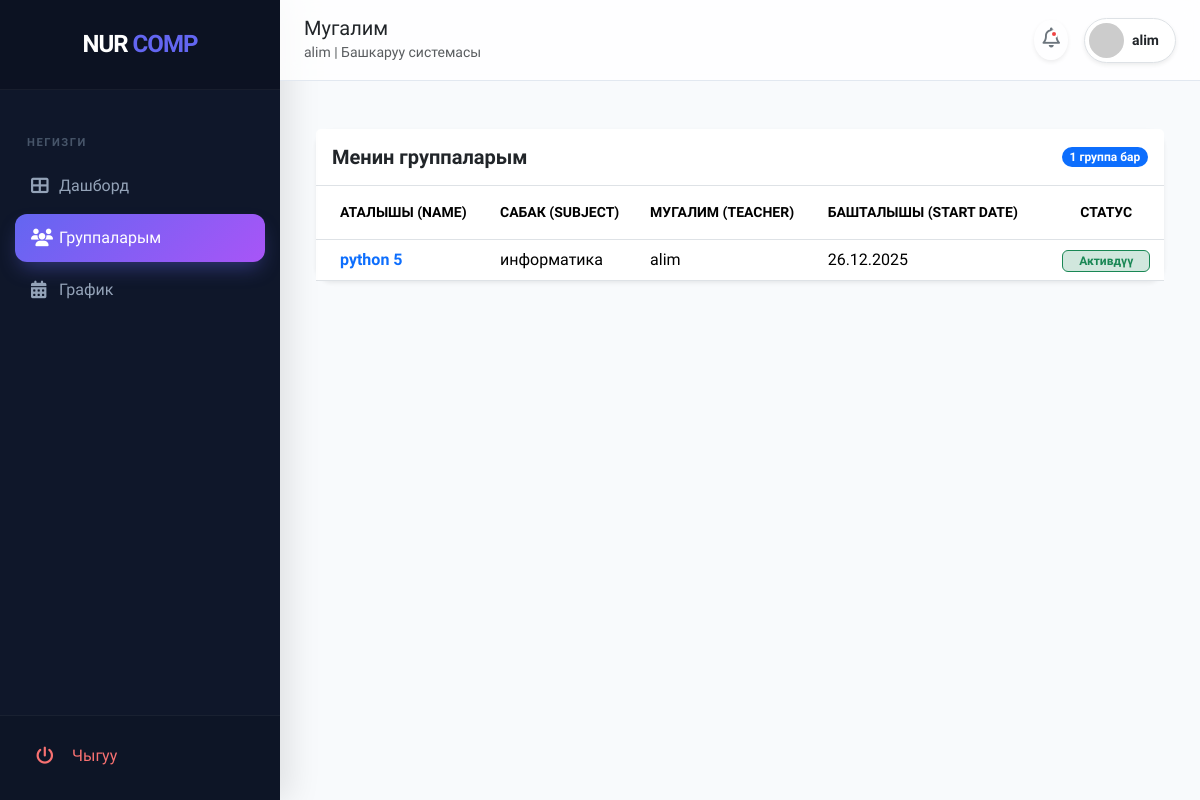
The app's page /teacher/groups/ (signed in) with its own data.
### nur_comp/models.py (models this page shows, shortened)
class Group(models.Model):
    name = models.CharField(max_length=50)
    teacher = models.ForeignKey(ListTeacher, on_delete=models.SET_NULL, null=True, blank=True)
    subject = models.ForeignKey(Subject, on_delete=models.CASCADE)
    start_date = models.DateField()
    is_active = models.BooleanField(default=True)

class Subject(models.Model):
    name = models.CharField(max_length=50, unique=True)
    category = models.ForeignKey(Category, on_delete=models.SET_NULL, null=True)

### teacher/views.py (the view)
# urls.py: path('groups/', views.teacher_groups, name='teacher_groups'), # Бул жер ката берип жаткан
@login_required
def teacher_groups(request):
    try:
        teacher_profile = request.user.listteacher
        groups = Group.objects.filter(teacher=teacher_profile)
    except:
        groups = []
    return render(request, 'teacher/groups.html', {'groups': groups})

### teacher/templates/teacher/groups.html
{% extends "base.html" %}
{% block content %}
<div class="container-fluid py-4">
    <div class="card shadow-sm border-0 rounded-4">
        <div class="card-header bg-white py-3 border-bottom d-flex justify-content-between align-items-center">
            <h5 class="fw-bold m-0 text-dark">Менин группаларым</h5>
            <span class="badge bg-primary rounded-pill">{{ groups.count }} группа бар</span>
        </div>
        <div class="card-body p-0">
            <div class="table-responsive">
                <table class="table table-hover align-middle mb-0">
                    <thead class="bg-light">
                        <tr>
                            <th class="ps-4 py-3 text-uppercase small fw-bold">Аталышы (Name)</th>
                            <th class="py-3 text-uppercase small fw-bold">Сабак (Subject)</th>
                            <th class="py-3 text-uppercase small fw-bold">Мугалим (Teacher)</th>
                            <th class="py-3 text-uppercase small fw-bold">Башталышы (Start Date)</th>
                            <th class="py-3 text-uppercase small fw-bold text-center">Статус</th>
                        </tr>
                    </thead>
                    <tbody>
                        {% for group in groups %}
                        <tr>
                            <td class="ps-4">
                                <div class="fw-bold text-primary">{{ group.name }}</div>
                            </td>
                            <td>{{ group.subject.name }}</td>
                            <td>{{ group.teacher.full_name|default:user.username }}</td>
                            <td>{{ group.start_date|date:"d.m.Y" }}</td>
                            <td class="text-center">
                                {% if group.is_active %}
                                    <span class="badge bg-success-subtle text-success border border-success px-3">Активдүү</span>
                                {% else %}
                                    <span class="badge bg-danger-subtle text-danger border border-danger px-3">Жабык</span>
                                {% endif %}
                            </td>
                        </tr>
                        {% empty %}
                        <tr>
                            <td colspan="5" class="text-center py-5 text-muted">Сизге азырынча группалар бекитиле элек.</td>
                        </tr>
                        {% endfor %}
                    </tbody>
                </table>
            </div>
        </div>
    </div>
</div>
{% endblock %}

### cours/templates/base.html (shortened to what this page needs)
<!DOCTYPE html>
<html lang="ky">
<head>
    <link href="https://cdn.jsdelivr.net/npm/bootstrap@5.3.3/dist/css/bootstrap.min.css" rel="stylesheet">
    <link rel="stylesheet" href="https://cdnjs.cloudflare.com/ajax/libs/font-awesome/6.5.2/css/all.min.css">
</head>
<body>
<div id="wrapper">
    <div id="sidebar-wrapper">
        <div class="sidebar-brand">
            <h4 class="text-white fw-bold m-0" style="letter-spacing: -1px;">
                NUR <span style="color: var(--primary-blue);">COMP</span>
            </h4>
        </div>
        <nav class="nav-menu">
            {% if user.is_superuser %}
                <div class="nav-label">Аналитика</div>
                <a href="{% url 'list_view' 'dashboard' %}" class="nav-link-custom {% if model_name == 'dashboard' %}active{% endif %}">
                    <i class="fas fa-chart-pie"></i> Дашборд
                </a>
                <a href="{% url 'list_view' 'analytics' %}" class="nav-link-custom {% if model_name == 'analytics' %}active{% endif %}">
                    <i class="fas fa-bolt"></i> Отчёттор
                </a>
                <a href="{% url 'list_view' 'branches' %}" class="nav-link-custom {% if model_name == 'branches' %}active{% endif %}">
                    <i class="fas fa-building"></i> Филиалдар
                </a>
                <div class="nav-label">Маалыматтарды Башкаруу</div>
                <a href="{% url 'list_view' 'teachers' %}" class="nav-link-custom {% if model_name == 'teachers' %}active{% endif %}">
                    <i class="fas fa-user-tie"></i> Мугалимдер
                </a>
                <a href="{% url 'list_view' 'students' %}" class="nav-link-custom {% if model_name == 'students' %}active{% endif %}">
                    <i class="fas fa-user-graduate"></i> Окуучулар
                </a>
                <a href="{% url 'list_view' 'groups' %}" class="nav-link-custom {% if model_name == 'groups' %}active{% endif %}">
                    <i class="fas fa-users"></i> Группалар
                </a>
                <a href="{% url 'list_view' 'subjects' %}" class="nav-link-custom {% if model_name == 'subjects' %}active{% endif %}">
                    <i class="fas fa-book"></i> Сабактар
                </a>
                <div class="nav-label">Система</div>
                <a href="{% url 'list_view' 'services' %}" class="nav-link-custom {% if model_name == 'services' %}active{% endif %}">
                    <i class="fas fa-concierge-bell"></i> Кызматтар
                </a>
                <a href="#" class="nav-link-custom">
                    <i class="fas fa-bell"></i> Билдирмелер
                </a>
            {% elif user.listteacher %}
                <div class="nav-label">Негизги</div>
                <a href="{% url 'teacher_dashboard' %}" class="nav-link-custom {% if 'teacher/dashboard' in request.path %}active{% endif %}">
                    <i class="fas fa-th-large"></i> Дашборд
                </a>
                <a href="{% url 'teacher_groups' %}" class="nav-link-custom {% if 'teacher/groups' in request.path %}active{% endif %}">
                    <i class="fas fa-users"></i> Группаларым
                </a>
                <a href="{% url 'teacher_schedule' %}" class="nav-link-custom {% if 'teacher/schedule' in request.path %}active{% endif %}">
                    <i class="fas fa-calendar-alt"></i> График
                </a>
            {% endif %}
        </nav>
        <div class="logout-box position-absolute bottom-0 w-100">
            <form action="{% url 'logout' %}" method="post">{% csrf_token %}
                <button type="submit" class="btn btn-link text-danger text-decoration-none w-100 text-start px-3 py-2 rounded-3 border-0 bg-transparent nav-link-custom" style="color: #f87171 !important;">
                    <i class="fas fa-power-off me-2"></i> Чыгуу
                </button>
            </form>
        </div>
    </div>
    <div id="page-content-wrapper">
        <nav class="navbar navbar-expand-lg navbar-light navbar-custom py-3 px-4 sticky-top">
            <div class="d-none d-md-block">
                <h5 class="fw-800 m-0 text-dark">
                    {% if user.is_superuser %}Администратор{% elif user.listteacher %}Мугалим{% else %}Окуучу{% endif %}
                </h5>
                <small class="text-muted">{{ user.username }} | Башкаруу системасы</small>
            </div>
            <div class="ms-auto d-flex align-items-center">
                <div class="dropdown me-3">
                    <button class="btn btn-white border-0 rounded-circle p-2 position-relative shadow-sm" type="button" data-bs-toggle="dropdown">
                        <i class="far fa-bell fs-5 text-secondary"></i>
                        <span class="notification-dot"></span>
                    </button>
                </div>
                <div class="d-flex align-items-center bg-white p-1 pe-3 rounded-pill shadow-sm border">
                    <img src="https://ui-avatars.com/api/?name={{ user.username }}&background=6366f1&color=fff&bold=true" class="rounded-circle" width="35">
                    <div class="ms-2 d-none d-sm-block">
                        <div class="fw-bold small lh-1 text-dark">{{ user.username }}</div>
                    </div>
                </div>
            </div>
        </nav>
        <div class="p-3 p-md-4">
            {% block content %}
            {% endblock %}
        </div>
    </div>
</div>
</body>
</html>

### cours/templates/base.html (style rules this page uses)
:root { --sidebar-bg: #0f172a; --sidebar-hover: rgba(255, 255, 255, 0.08); --primary-blue: #6366f1; --accent-purple: #a855f7; --body-bg: #f8fafc; --text-muted: #94a3b8; --card-shadow: 0 10px 30px rgba(0, 0, 0, 0.04); }
body { background-color: var(--body-bg); font-family: 'Plus Jakarta Sans', sans-serif; overflow-x: hidden; }
#sidebar-wrapper { width: 280px; background: var(--sidebar-bg); position: fixed; height: 100vh; z-index: 1000; transition: all 0.3s cubic-bezier(0.4, 0, 0.2, 1); box-shadow: 10px 0 30px rgba(0,0,0,0.1); }
.sidebar-brand { padding: 30px; text-align: center; border-bottom: 1px solid rgba(255,255,255,0.05); background: rgba(0,0,0,0.2); }
.nav-menu { padding: 20px 15px; height: calc(100vh - 180px); overflow-y: auto; scrollbar-width: thin; scrollbar-color: #334155 transparent; }
.nav-label { color: #475569; font-size: 0.7rem; font-weight: 800; text-transform: uppercase; letter-spacing: 1.5px; margin: 25px 0 10px 12px; }
.nav-link-custom { display: flex; align-items: center; padding: 12px 16px; color: var(--text-muted); text-decoration: none; border-radius: 12px; font-weight: 500; margin-bottom: 4px; transition: 0.2s all; position: relative; }
.nav-link-custom i { width: 28px; font-size: 1.1rem; transition: 0.2s; }
.nav-link-custom.active { background: linear-gradient(135deg, var(--primary-blue), var(--accent-purple)); color: white; box-shadow: 0 10px 20px -5px rgba(99, 102, 241, 0.4); }
.nav-link-custom.active i { color: white; }
#page-content-wrapper { margin-left: 280px; width: calc(100% - 280px); min-height: 100vh; transition: all 0.3s; }
.navbar-custom { background: rgba(255, 255, 255, 0.8) !important; backdrop-filter: blur(10px); border-bottom: 1px solid #e2e8f0; }
.notification-dot { width: 8px; height: 8px; background: #ef4444; border-radius: 50%; position: absolute; top: 10px; right: 10px; border: 2px solid white; }
.logout-box { padding: 20px; border-top: 1px solid rgba(255,255,255,0.05); background: rgba(0,0,0,0.1); }

### records on screen
Group: name "python 5", subject.name "информатика", teacher.full_name "alim", start_date "26.12.2025", is_active "Активдүү"

### other values on screen
{{ user.username }} "alim"
{{ groups.count }} "1"
